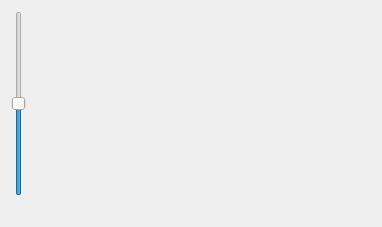
<?xml version="1.0" encoding="UTF-8"?>
<ui version="4.0">
 <class>tiiWidget</class>
 <widget class="QWidget" name="tiiWidget">
  <property name="geometry">
   <rect>
    <x>0</x>
    <y>0</y>
    <width>382</width>
    <height>227</height>
   </rect>
  </property>
  <property name="windowTitle">
   <string>Transmitter Ident Info (TII) Spectrum</string>
  </property>
  <layout class="QVBoxLayout" name="verticalLayout">
   <item>
    <layout class="QHBoxLayout" name="horizontalLayout">
     <item>
      <widget class="QSlider" name="AmplificationSlider">
       <property name="maximum">
        <number>100</number>
       </property>
       <property name="value">
        <number>50</number>
       </property>
       <property name="orientation">
        <enum>Qt::Vertical</enum>
       </property>
      </widget>
     </item>
     <item>
      <widget class="QwtPlot" name="tiiGrid">
       <property name="sizePolicy">
        <sizepolicy hsizetype="Expanding" vsizetype="Expanding">
         <horstretch>0</horstretch>
         <verstretch>0</verstretch>
        </sizepolicy>
       </property>
       <property name="toolTip">
        <string>&lt;html&gt;&lt;head/&gt;&lt;body&gt;&lt;p&gt;TII spectrum. The spectrum of the NULL period of the DAB frames contains the encoding of the TII data.&lt;/p&gt;&lt;/body&gt;&lt;/html&gt;</string>
       </property>
      </widget>
     </item>
    </layout>
   </item>
   <item>
    <widget class="QLabel" name="transmitterDisplay">
     <property name="toolTip">
      <string>&lt;html&gt;&lt;head/&gt;&lt;body&gt;&lt;p&gt;If more than one transmitter in the SFN can be identified, the (mainId, subId) of the transmitter&lt;/p&gt;&lt;p&gt;is shown.&lt;/p&gt;&lt;/body&gt;&lt;/html&gt;</string>
     </property>
     <property name="text">
      <string/>
     </property>
    </widget>
   </item>
  </layout>
 </widget>
 <customwidgets>
  <customwidget>
   <class>QwtPlot</class>
   <extends>QFrame</extends>
   <header>qwt_plot.h</header>
   <container>1</container>
  </customwidget>
 </customwidgets>
 <resources/>
 <connections/>
</ui>
